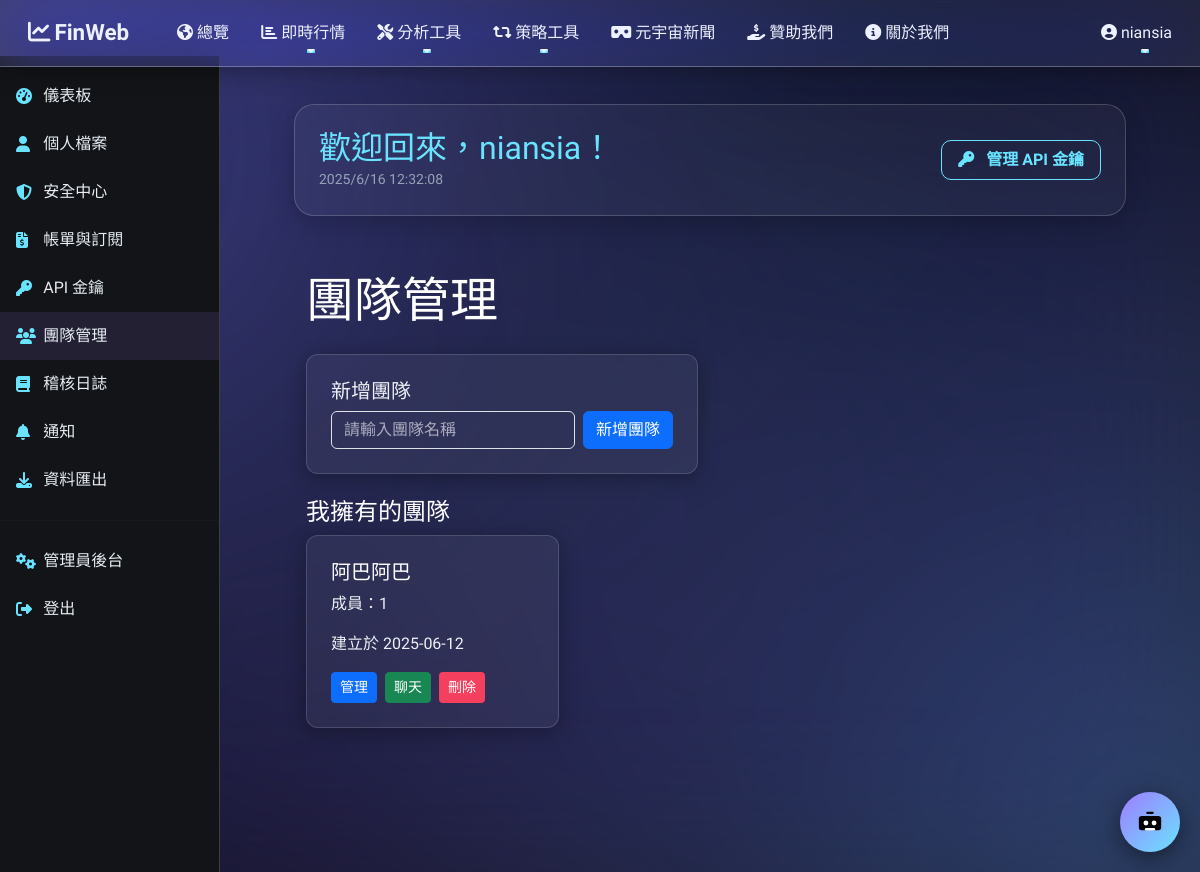
The app's page /member/teams (signed in) with its own data.
### app.py (models this page shows)
class User(UserMixin, db.Model):
    id                  = db.Column(db.Integer, primary_key=True)
    username            = db.Column(db.String(80),  unique=True, nullable=False)
    _email              = db.Column("email", db.LargeBinary, nullable=False)
    email_hash          = db.Column(db.String(64), unique=True, nullable=False, index=True)
    password            = db.Column(db.String(128), nullable=False)
    created             = db.Column(db.Integer, default=lambda: int(time.time()))
    confirm_code        = db.Column(db.String(6))
    confirm_expire      = db.Column(db.Integer)
    confirmed           = db.Column(db.Boolean, default=False)
    failed_login        = db.Column(db.Integer, default=0)
    locked_until        = db.Column(db.Integer)
    avatar_url          = db.Column(db.String(256))
    timezone            = db.Column(db.String(64), default="UTC")
    language            = db.Column(db.String(8), default="zh-TW")
    last_login          = db.Column(db.Integer)
    membership_level    = db.Column(db.String(32), default="free")
    subscription_status = db.Column(db.String(32), default="inactive")
    two_factor_secret   = db.Column(db.String(64))
    is_admin = db.Column(db.Boolean, default=False, nullable=False)
    @property
    def email(self) -> str:
        try:
            return f.decrypt(self._email).decode()
        except InvalidToken:
            return ""
    @email.setter
    def email(self, val: str):
        self._email = f.encrypt(val.encode())
        self.email_hash = hashlib.sha256(val.encode()).hexdigest()
    email = synonym('_email', descriptor=email)

class Team(db.Model):
    id        = db.Column(db.Integer, primary_key=True)
    name      = db.Column(db.String(100), nullable=False)
    owner_id  = db.Column(db.Integer, ForeignKey("user.id"), nullable=False)
    created   = db.Column(db.Integer, default=lambda: int(time.time()))
    owner     = db.relationship("User", backref="teams_owned", lazy="joined")
    members = db.relationship(
        "TeamMember",
        backref="team",
        cascade="all, delete-orphan"
    )

### app.py (the view)
@member_bp.route('/teams', methods=['GET', 'POST'])
@login_required
def teams():
    form = TeamForm()
    owned = Team.query.filter_by(owner_id=current_user.id).all()
    joined = (
        Team.query.join(TeamMember, Team.id == TeamMember.team_id)
                  .filter(TeamMember.user_id == current_user.id,
                          Team.owner_id != current_user.id)
                  .all()
    )
    if form.validate_on_submit():
        new_team = Team(name=form.name.data, owner_id=current_user.id)
        db.session.add(new_team)
        db.session.commit()
        flash("✅ 團隊已建立", "success")
        return redirect(url_for('member.teams'))
    return render_template('member/teams.html',
                           form=form, owned=owned, joined=joined)

### app.py
class TeamForm(_F):
    name   = StringField("團隊名稱", validators=[DataRequired(), Length(3,50)])
    submit = SubmitField("新增團隊")

### app.py (called while the page is built)
@login_mgr.user_loader
def load_user(uid: str) -> User | None:
    return db.session.get(User, int(uid))

@app.before_request
def block_bad_ua():
    ua = request.headers.get("User-Agent","").lower()
    if re.search(r"curl|python-requests|scrapy", ua):
        abort(403)

@member_bp.app_template_filter("ts2date")
def _fmt(ts:int|None): return datetime.fromtimestamp(ts).strftime("%Y-%m-%d") if ts else "-"

### templates/member/teams.html (shortened to what this page needs)
{% extends "member/base_member.html" %}
{% block member_content %}
<div class="container-fluid py-4">
  <h1 class="display-5 text-white mb-4">團隊管理</h1>
  <div class="row mb-4">
    <div class="col-md-6">
      <div class="card glass-card p-4">
        <h5>新增團隊</h5>
        <form method="POST" class="row g-2">
          <div class="col">
            {{ form.name(class="form-control bg-transparent", placeholder="請輸入團隊名稱") }}
          </div>
          <div class="col-auto">
            {{ form.submit(class="btn btn-primary") }}
          </div>
        </form>
      </div>
    </div>
  </div>
  {% if owned %}
    <h4 class="text-white">我擁有的團隊</h4>
    <div class="row gy-3 mb-5">
      {% for t in owned %}
        <div class="col-md-4">
          <div class="card glass-card p-4 d-flex flex-column h-100">
            <h5 class="text-white">{{ t.name }}</h5>
            <p class="text-white/60">成員：{{ t.members|length }}</p>
            <p class="text-white/50">建立於 {{ t.created|ts2date }}</p>
            <div class="mt-auto d-flex">
              <a href="{{ url_for('member.team_detail', team_id=t.id) }}"
                 class="btn btn-primary btn-sm me-2">管理</a>
              <a href="{{ url_for('member.team_chat', team_id=t.id) }}"
                 class="btn btn-success btn-sm me-2">聊天</a>
              <form method="POST"
                    action="{{ url_for('member.delete_team', team_id=t.id) }}"
                    onsubmit="return confirm('確定要刪除此團隊嗎？此操作無法復原！');">
                <button type="submit" class="btn btn-error btn-sm">刪除</button>
              </form>
            </div>
          </div>
        </div>
      {% endfor %}
    </div>
  {% endif %}
</div>
{% endblock %}

### templates/member/base_member.html (shortened to what this page needs)
{% extends "base.html" %}
{% block content %}
<div id="member-layout">
  <aside id="member-sidebar">
    {% include 'member/_sidebar.html' %}
  </aside>
  <main id="member-main">
    <div class="header-card">
      <div>
        <h2>歡迎回來，{{ current_user.username }}！</h2>
        <small id="now-time"></small>
      </div>
      <div>
        <button class="btn-primary"
                onclick="location.href='{{ url_for('member.api_keys') }}'">
          <i class="fas fa-key me-2"></i> 管理 API 金鑰
        </button>
      </div>
    </div>
    {% block member_content %}{% endblock %}
  </main>
</div>
{% endblock %}

### templates/base.html (shortened to what this page needs)
<!doctype html>
<html lang="zh-Hant">
<head>
  <link href="https://cdn.jsdelivr.net/npm/bootstrap@5.3.3/dist/css/bootstrap.min.css" rel="stylesheet">
  <link href="https://cdn.jsdelivr.net/npm/animate.css@4.1.1/animate.min.css" rel="stylesheet">
  <link href="https://cdnjs.cloudflare.com/ajax/libs/font-awesome/6.4.0/css/all.min.css"
        rel="stylesheet"/>
  <link rel="stylesheet" href="{{ url_for('static', filename='css/style.css') }}"/>
</head>
<body class="{{ body_class|default('') }}">
  <div id="tsparticles"></div>
  <nav class="navbar navbar-expand-lg">
    <div class="container-fluid">
      <a class="navbar-brand fw-bold" href="{{ url_for('home') }}">
        <i class="fas fa-chart-line me-1"></i>FinWeb
      </a>
      <div id="navMenu" class="collapse navbar-collapse">
        {% include 'nav_items.html' %}
        <ul class="navbar-nav ms-auto mb-2 mb-lg-0">
          {% if current_user.is_authenticated %}
            <li class="nav-item dropdown">
              <a class="nav-link dropdown-toggle" href="#" data-bs-toggle="dropdown">
                <i class="fas fa-user-circle me-1"></i>{{ current_user.username }}
              </a>
            </li>
          {% else %}
            <li class="nav-item"><a class="nav-link"
               href="{{ url_for('login') }}">登入</a></li>
            <li class="nav-item"><a class="nav-link"
               href="{{ url_for('register') }}">註冊</a></li>
          {% endif %}
        </ul>
      </div>
    </div>
  </nav>
  <main class="container pt-5 mt-4 animate__animated animate__fadeIn">
    {% block content %}{% endblock %}
  </main>
  <button id="chat-toggle">
    <img src="{{ url_for('static', filename='img/assistant-icon.svg') }}"
         width="26" height="26" alt="">
  </button>
</body>
</html>

### static/css/style.css (style rules this page uses)
body::after { content: ""; position: fixed; inset: 0; background: rgba(159, 123, 255, 0.6); backdrop-filter: blur(30px) saturate(200%); -webkit-backdrop-filter: blur(30px) saturate(200%); z-index: -1; pointer-events: none; }
html, body { height: 100%; margin: 0; background: transparent; color: var(--fin-text); font-family: system-ui, -apple-system, "Noto Sans TC", sans-serif; overflow-x: hidden; }
#tsparticles { position: fixed; inset: 0; pointer-events: none; z-index: -2; }
:root { --fin-green: #00d084; --fin-blue: #015ef7; --fin-dark: #0e1117; --fin-text: #e6edf3; }
.navbar-brand, .nav-link { color: var(--fin-text)!important; }

### templates/base.html (style rules this page uses)
:root { --accent1: #a58bff; --accent2: #5fd8ff; --glass-bg: rgba(255,255,255,0.07); --glass-br: rgba(255,255,255,0.28); --text-light: #eef1ff; }
body:not(.metaverse-page) { margin: 0; color: var(--text-light); background: #0e111d; position: relative; overflow-x: hidden; }
body:not(.metaverse-page)::before { content: ""; position: fixed; inset: 0; z-index: -3; background: linear-gradient(140deg, #131a35 0%, #0e111d 40%, #191328 70%, #1b132e 100%); }
body:not(.metaverse-page)::after { content: ""; position: fixed; inset: -15%; z-index: -2; filter: blur(90px); background: radial-gradient(circle at 15% 25%, rgba(165,139,255,.30) 0%, transparent 60%), radial-gradient(circle at 85% 85%, rgba(95,216,255,.25) 0%, transparent 55%); }
.navbar { position: fixed; top: 0; left: 0; right: 0; z-index: 1100; background: var(--glass-bg); backdrop-filter: blur(30px) saturate(200%); border-bottom: 1px solid var(--glass-br); box-shadow: 0 4px 24px rgba(0,0,0,0.3); transition: background .3s, box-shadow .3s; }
.navbar-brand { padding: .5rem 1rem; font-size: 1.4rem; color: var(--text-light)!important; }
.navbar .nav-link { position: relative; color: var(--text-light)!important; margin: 0 .5rem; padding: .5rem .75rem; }
.navbar .nav-link::after { content: ""; position: absolute; bottom: 0; left: 50%; width: 0; height: 2px; background: var(--accent2); transition: width .3s ease, left .3s ease; border-radius: 1px; }
#chat-toggle { position: fixed; bottom: 20px; right: 20px; width: 60px; height: 60px; border: none; border-radius: 50%; background: linear-gradient(135deg, var(--accent1), var(--accent2)); display: flex; align-items: center; justify-content: center; box-shadow: 0 6px 24px rgba(0,0,0,.45); cursor: pointer; z-index: 1050; }

### templates/member/base_member.html (style rules this page uses)
:root { --bg-main: #0b0e17; --sidebar-bg: #121418; --card-bg: rgba(255,255,255,0.04); --card-border: rgba(255,255,255,0.18); --glass-grad: radial-gradient(140% 160% at 0 0, rgba(255,255,255,0.24) 0%, rgba(255,255,255,0.04) 60%, transparent 100%); --text-primary: #e8ecff; --text-secondary: #94a3b8; --accent1: #9F7BFF; --accent2: #6AE3FF; --highlight-white: rgba(255,255,255,0.12); --pie1: #FF6384; --pie2: #36A2EB; --pie3: #FFCE56; --pie4: #4BC0C0; --pie5: #9966FF; }
body { background: var(--bg-main); color: var(--text-primary); font-family:'Rajdhani',sans-serif; margin:0; padding:0; overflow-x:hidden; }
h1,h2,h3,h4,h5,h6,.metric-title { font-family:'Orbitron',sans-serif; }
#member-sidebar { position:fixed; top:56px; bottom:0; left:0; width:220px; background:var(--sidebar-bg); border-right:1px solid var(--card-border); padding-top:1rem; z-index:100; }
#member-main { margin-left:220px; padding:2rem; display:grid; grid-template-rows:auto auto 1fr; row-gap:2rem; min-height:100vh; }
.header-card { background:var(--card-bg); border:1px solid var(--card-border); border-radius:20px; overflow:hidden; backdrop-filter: blur(18px) saturate(160%); -webkit-backdrop-filter: blur(18px) saturate(160%); box-shadow: 0 8px 24px rgba(0,0,0,0.2); padding:1.5rem; display:flex;justify-content:space-between;align-items:center; transition:.25s; }
.header-card h2 { margin:0; color:var(--accent2) }
.header-card small { color:var(--text-secondary) }
.header-card .btn-primary { background:transparent; border:1px solid var(--accent2); color:var(--accent2); font-weight:600; padding:.45rem 1rem; border-radius:10px; }

### templates/member/teams.html (style rules this page uses)
.glass-card { background: rgba(255,255,255,0.05); border: 1px solid rgba(255,255,255,0.15); border-radius: 0.75rem; backdrop-filter: blur(12px) saturate(180%); -webkit-backdrop-filter: blur(12px) saturate(180%); box-shadow: 0 4px 20px rgba(0,0,0,0.3); color: #edf1f5; }
.form-control,.input { color:#fff !important; }
.form-control::placeholder,.input::placeholder { color:rgba(255,255,255,0.6)!important; }
.btn-error { background:#f43f5e;color:#fff; }

### records on screen
User: username "niansia"
Team: name "阿巴阿巴", members|length "1", created|ts2date "2025-06-12"
